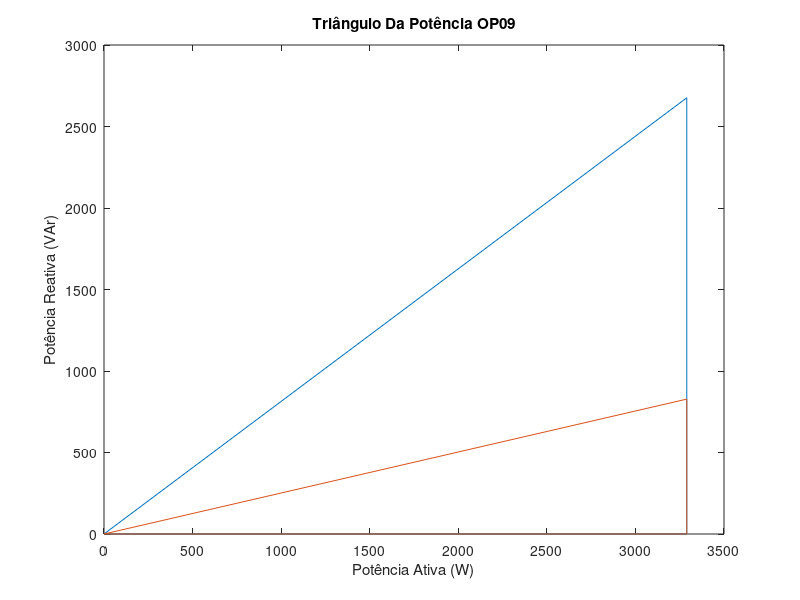

Here is the MATLAB script that generated this plot:
clear
clc

%dados da questao
tensao = 220;
frequencia = 60;

%###############################################################################

%potencia aderida
pot_A = 735.5;
pot_B = 2206.5;

%fatores de potencia por rendimento% do motor
fp50_A = 0.68;
fp75_A = 0.77;
fp100_A = 0.83;

fp50_B = 0.56;
fp75_B = 0.68;
fp100_B = 0.76;

%potencia ativa P por rendimento% do motor
P50_A = (pot_A*(50/100))/(77/100);
P75_A = (pot_A*(75/100))/(81/100);
P100_A = (pot_A*(100/100))/(81.5/100);

P50_B = (pot_B*(50/100))/(61/100);
P75_B = (pot_B*(75/100))/(65/100);
P100_B = (pot_B*(100/100))/(66/100);

%###############################################################################

%carga S = P + iQ por rendimento% do motor
S50_A = P50_A*fp50_A + i*P50_A*sin(acos(fp50_A));
S75_A = P75_A*fp75_A + i*P75_A*sin(acos(fp75_A));
S100_A = P100_A*fp100_A + i*P100_A*sin(acos(fp100_A));

S50_B = P50_B*fp50_B + i*P50_B*sin(acos(fp50_B));
S75_B = P75_B*fp75_B + i*P75_B*sin(acos(fp75_B));
S100_B = P100_B*fp100_B + i*P100_B*sin(acos(fp100_B));

%carga S das respectivas combinações
OP01 = S50_A + S50_B;
OP02 = S50_A + S75_B;
OP03 = S50_A + S100_B;
OP04 = S75_A + S50_B;
OP05 = S75_A + S75_B;
OP06 = S75_A + S100_B;
OP07 = S100_A + S50_B;
OP08 = S100_A + S75_B;
OP09 = S100_A + S100_B;
vector_OP = [OP01 OP02 OP03 OP04 OP05 OP06 OP07 OP08 OP09]'

%valor absoluto das cargas
S01 = abs(OP01);
S02 = abs(OP02);
S03 = abs(OP03);
S04 = abs(OP04);
S05 = abs(OP05);
S06 = abs(OP06);
S07 = abs(OP07);
S08 = abs(OP08);
S09 = abs(OP09);
vector_S = [S01 S02 S03 S04 S05 S06 S07 S08 S09]'

%fatores de potencias de cada carga
FP01 = real(OP01)/S01;
FP02 = real(OP02)/S02;
FP03 = real(OP03)/S03;
FP04 = real(OP04)/S04;
FP05 = real(OP05)/S05;
FP06 = real(OP06)/S06;
FP07 = real(OP07)/S07;
FP08 = real(OP08)/S08;
FP09 = real(OP09)/S09;
vector_FP = [FP01 FP02 FP03 FP04 FP05 FP06 FP07 FP08 FP09]'

%potencia reativa das cargas
Q01 = imag(OP01);
Q02 = imag(OP02);
Q03 = imag(OP03);
Q04 = imag(OP04);
Q05 = imag(OP05);
Q06 = imag(OP06);
Q07 = imag(OP07);
Q08 = imag(OP08);
Q09 = imag(OP09);
vector_Q = [Q01 Q02 Q03 Q04 Q05 Q06 Q07 Q08 Q09]'

%calculando o valor da capacitancia para corrigir a potencia reativa
capacitor_correcao_geral = (vector_Q)/2*pi*frequencia*tensao^2

%capacitancia da correcao de menor valor de FP
c_correcao_01 = capacitor_correcao_geral(1,1)

%corrigindo todas as cargas em paralelo com a capacitancia de menor valor de FP
OP01_c = OP01 - j*imag(OP01);
OP02_c = OP02 - j*imag(OP01);
OP03_c = OP03 - j*imag(OP01);
OP04_c = OP04 - j*imag(OP01);
OP05_c = OP05 - j*imag(OP01);
OP06_c = OP06 - j*imag(OP01);
OP07_c = OP07 - j*imag(OP01);
OP08_c = OP08 - j*imag(OP01);
OP09_c = OP09 - j*imag(OP01);
vector_OP_c = [OP01_c OP02_c OP03_c OP04_c OP05_c OP06_c OP07_c OP08_c OP09_c]'

%novos valores de fator de potencia apos a correcao da potencia reativa por meio do capacitor
FP01_c = (real(OP01_c)/abs(OP01_c));
FP02_c = (real(OP02_c)/abs(OP02_c));
FP03_c = (real(OP03_c)/abs(OP03_c));
FP04_c = (real(OP04_c)/abs(OP04_c));
FP05_c = (real(OP05_c)/abs(OP05_c));
FP06_c = (real(OP06_c)/abs(OP06_c));
FP07_c = (real(OP07_c)/abs(OP07_c));
FP08_c = (real(OP08_c)/abs(OP08_c));
FP09_c = (real(OP09_c)/abs(OP09_c));
vector_FP_c = [FP01_c FP02_c FP03_c FP04_c FP05_c FP06_c FP07_c FP08_c FP09_c]'

%plotando o triangulo de potencia
plot([0 real(OP09) real(OP09) 0],[0 0 imag(OP09) 0],[0 real(OP09_c) real(OP09_c) 0],[0 0 imag(OP09_c) 0])
xlabel('Potência Ativa (W)')
ylabel('Potência Reativa (VAr)')
title('Triângulo Da Potência OP09')

%salvando o grafico em JPG
saveas(gca, 'grafico_9.jpg', 'jpg')
